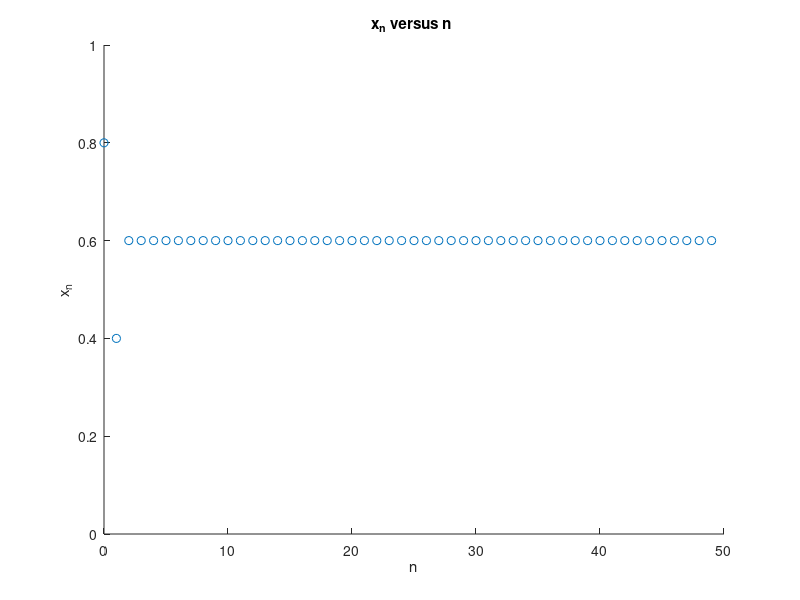
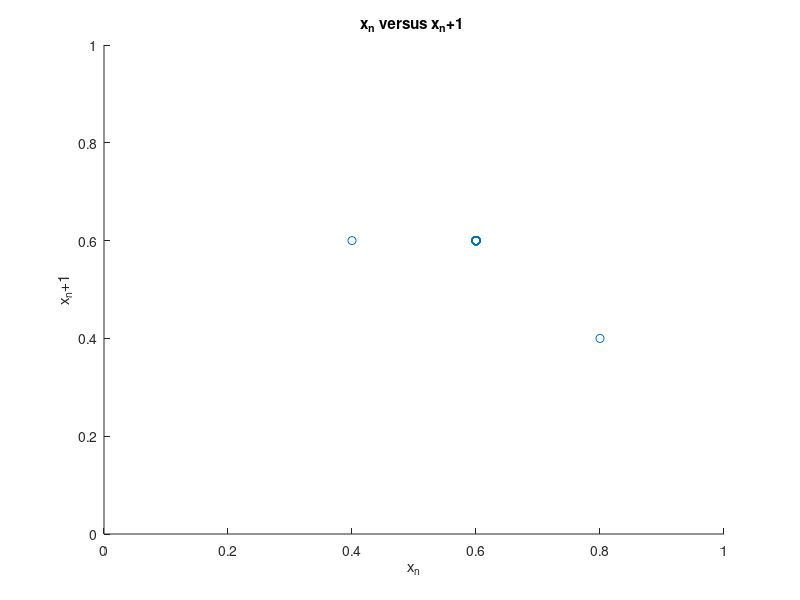
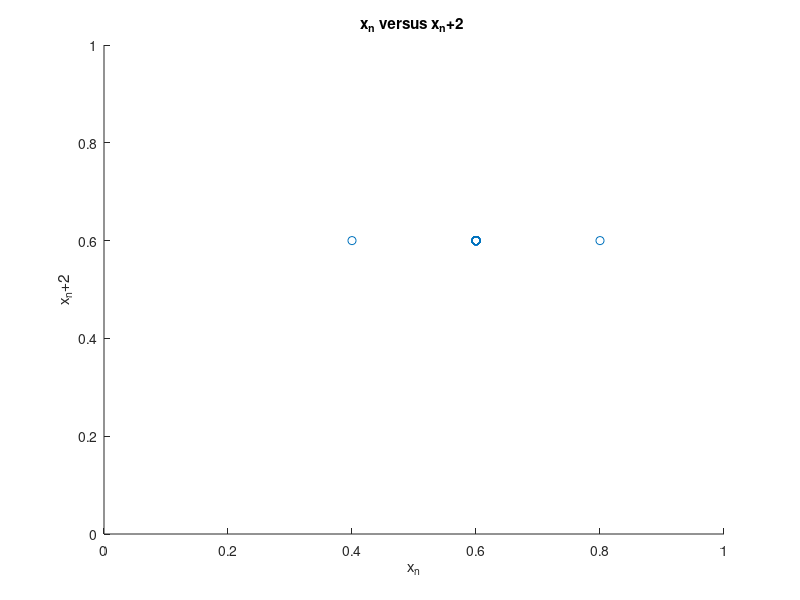

MATLAB code for these plots, in order:

%Function is used to control m(number of iterates), x_0 , and R
%respectively
function ps1()
    runMiterates(50,.8,2.5)
end

%Function for logistic map will use variables for each x_n value will be
%represented through the alphabet a,b,c,... respectively with x_0, x_1, and
%so on, R will still represent a constant value that can be changed
function b= logisticalMap(a,R)
    %fprintf('a - %f R - %f ',a,R)
    b = R * a*(1-a);
end
function b= logisticalMap_composition(a,R)
    %fprintf('a - %f R - %f ',a,R)
    b = logisticalMap(logisticalMap(a,R),R);
end
function scatterA(nList,x_nList)
    scatter(nList,x_nList);
    title("x_n versus n ");
    ylim([0 1]);
    xlabel("n");
    ylabel("x_n");
end

function scatterB(x_nList, x_n1List)
    scatter(x_nList,x_n1List);
    title("x_n versus x_n+1 ");
    ylim([0 1]);
    xlim([0 1]);
    xlabel("x_n");
    ylabel("x_n+1");
end
function scatterC(x_nList, x_n2List)
    scatter(x_nList,x_n2List);
    title("x_n versus x_n+2 ");
    ylim([0 1]);
    xlim([0 1]);
    xlabel("x_n");
    ylabel("x_n+2");
end
function runMiterates(m,a,R)
    nList = zeros(1,m);
    x_nList= zeros(1,m);
    x_n1List= zeros(1,m);
    x_n2List= zeros(1,m);
    x_nList(1)= a;
    
    for i=1:m-1
        nList(i+1)= i;
        a= logisticalMap(a,R);
        b=a;
        b=logisticalMap_composition(b,R);
        x_nList(i+1)= a;
        x_n1List(i)= a;
        %fprintf('x_%d -- %f \n',i,a)
        x_n2List(i)= b;
    end
    x_n1List(m) =logisticalMap(a,R);
    x_n2List(m)=logisticalMap_composition(b,R);
    fprintf('\n  n(%d): ',size(nList,2));
    fprintf('%d ', nList);
    fprintf('\n  x_n(%d): ',size(x_nList,2));
    fprintf('%f ', x_nList);
    fprintf('\n  x_n+1(%d): ',size(x_n1List,2));
    fprintf('%f ', x_n1List);
    fprintf('\n  x_n+2(%d): ',size(x_n2List,2));
    fprintf('%f ', x_n2List);
    scatterA(nList,x_nList);
    figure;
    scatterB(x_nList,x_n1List);
    figure;
    scatterC(x_nList,x_n2List);
    
end